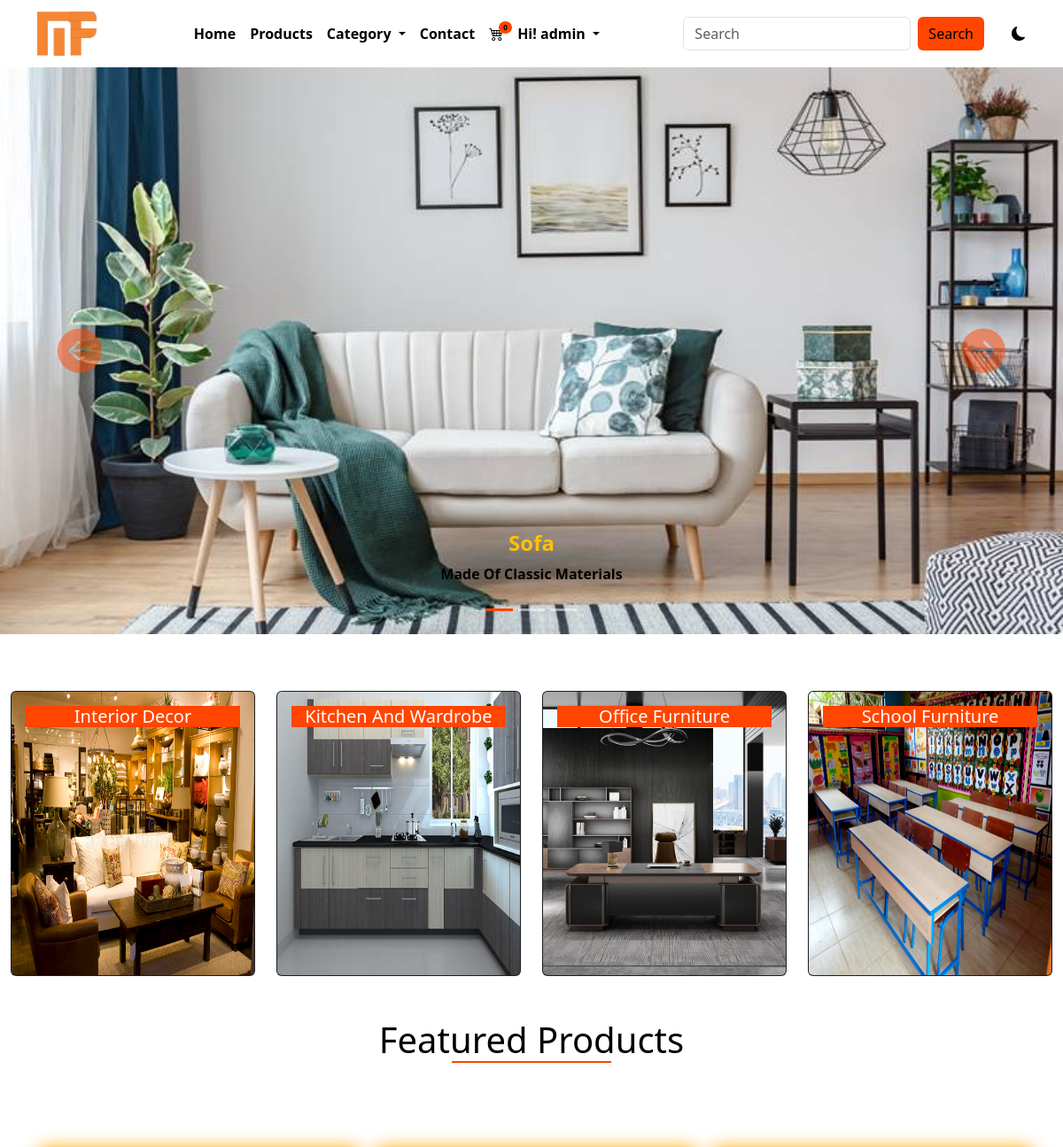
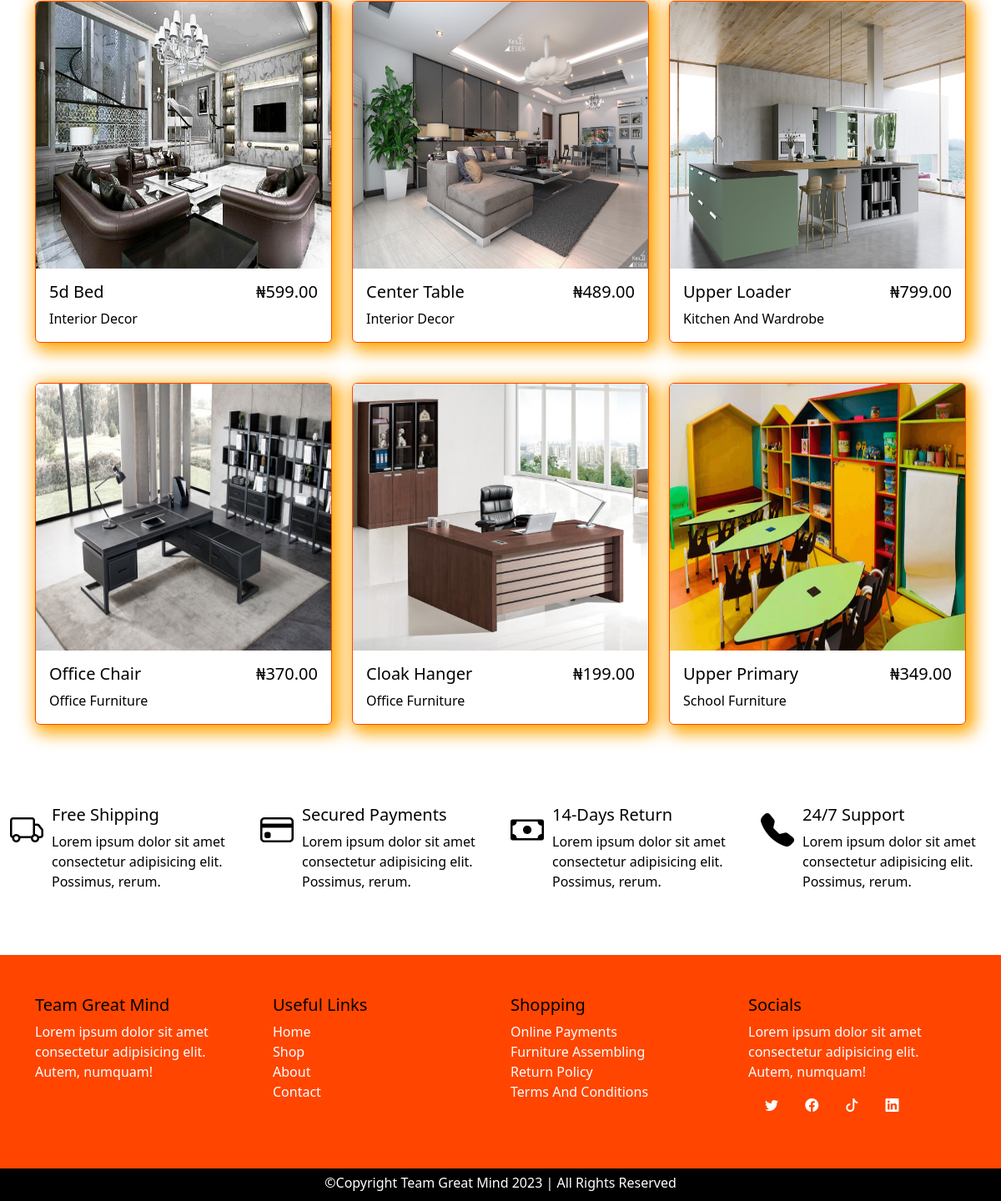
The app's page / (signed in) with its own data (2 pictures, top to bottom).
### main/models.py (models this page shows, shortened)
class AppInfo(models.Model):
    appname = models.CharField(max_length=50)
    logo = models.ImageField(upload_to='logo')
    carousel1 = models.ImageField(upload_to='carousel')
    carousel2 = models.ImageField(upload_to='carousel')
    carousel3 = models.ImageField(upload_to='carousel')
    banner = models.ImageField(upload_to='banner')
    copyright = models.IntegerField()

class Category(models.Model):
    name = models.CharField(max_length=50)
    slug = models.SlugField(unique=True)
    img = models.ImageField(upload_to='catimg')
    def __str__(self):
        return self.name

class Product(models.Model):
    category = models.ForeignKey(Category, on_delete=models.CASCADE)
    name = models.CharField(max_length=50)
    slug = models.SlugField(unique=True)
    pix = models.ImageField(upload_to='pix')
    price = models.DecimalField(max_digits=5, decimal_places=2)
    discount_price = models.DecimalField(max_digits=5, decimal_places=2, blank=True, null=True)
    description = models.TextField()
    featured = models.BooleanField(default=False)
    uploaded = models.DateField(auto_now=True)
    edited = models.DateField(auto_now_add=True)

### main/views.py (the view)
# urls.py: path('', views.homepage, name='home'),
def homepage(request):
    fdog = Category.objects.all()
    featured = Product.objects.filter(featured=True)
    context = {
        'fdog':fdog,
        'featured':featured,
    }
    return render(request, 'index.html', context)

### main/context_processor.py (called while the page is built)
def dropdown(request):
    info = AppInfo.objects.get(pk=1)
    fdog = Category.objects.all()
    context = {
        'info':info,
        'fdog':fdog,
    }
    return context

def cartcount(request):
    count = Cart.objects.filter(user__username = request.user.username, paid=False)
    itemcount = 0
    for item in count:
        itemcount += item.quantity
    context = {
        'itemcount':itemcount
    }
    return context

### main/templates/index.html (shortened to what this page needs)
{% extends 'base.html' %}
{% block header %} {% include 'header.html' %} {% endblock header %}
{% block carousel %} {% include 'carousel.html' %} {% endblock carousel %}
{% block content %}
<div class="container-fluid">
    <div class="row mt-5 mb-5">
      {% for item in fdog %}
        <div class="col-12 col-md-3 mt-3">
          <div class="card text-bg-dark fcat">
              <a href="{% url 'category' item.id item.slug %}">
                <img src="{{item.img.url}}" class="card-img" alt="...">
                <div class="card-img-overlay">
                  <h5 class="card-title text-capitalize text-center text-white">{{item.name}}</h5>
                </div>
              </a>
          </div>
        </div>
      {% endfor %}
    </div>
</div>
<div class="container">
  <h1 class="title">featured products</h1>
  <div class="row mt-5 mb-5">
    {% for product in featured %}
      <div class="col-12 col-md-4 mt-5 fprod">
        <div class="card">
          <a href="{% url 'detail' product.id product.slug %}"><img src="{{product.pix.url}}" class="card-img-top" alt="..."></a>
          <div class="card-body">
            <div class="row">
              <div class="col-8">
                <h5 class="card-title">{{product.name|title}}</h5>
                <p class="card-text">{{product.category|title}}</p>
              </div>
              <div class="col-4">
                <h5 class="card-title float-end">₦{{product.price}}</h5>
              </div>
            </div>
          </div>
        </div>
      </div>
    {% endfor %}
  </div>
</div>
<div class="container-fluid ship">
  <div class="row">
    <div class="col-12 col-md-3">
      <div class="row">
        <div class="col-2">
          <i class="bi bi-truck"></i>
        </div>
        <div class="col-10">
          <h5 class="text-capitalize">free shipping</h5>
          <p>Lorem ipsum dolor sit amet consectetur adipisicing elit. Possimus, rerum.</p>
        </div>
      </div>
    </div>
    <div class="col-12 col-md-3">
      <div class="row">
        <div class="col-2">
          <i class="bi bi-credit-card"></i>
        </div>
        <div class="col-10">
          <h5 class="text-capitalize">secured payments</h5>
          <p>Lorem ipsum dolor sit amet consectetur adipisicing elit. Possimus, rerum.</p>
        </div>
      </div>
    </div>
    <div class="col-12 col-md-3">
      <div class="row">
        <div class="col-2">
          <i class="bi bi-cash"></i>
        </div>
        <div class="col-10">
          <h5 class="text-capitalize">14-days return</h5>
          <p>Lorem ipsum dolor sit amet consectetur adipisicing elit. Possimus, rerum.</p>
        </div>
      </div>
    </div>
    <div class="col-12 col-md-3">
      <div class="row">
        <div class="col-2">
          <i class="bi bi-telephone-fill"></i>
        </div>
        <div class="col-10">
          <h5 class="text-capitalize">24/7 support</h5>
          <p>Lorem ipsum dolor sit amet consectetur adipisicing elit. Possimus, rerum.</p>
        </div>
      </div>
    </div>
  </div>
</div>
{% endblock content %}
{% block footer %} {% include 'footer.html' %} {% endblock footer %}

### main/templates/header.html (shortened to what this page needs)
<nav class="navbar navbar-expand-lg">
    <div class="container">
        <a class="navbar-brand" href="#"><img src="{{info.logo.url}}" alt="" style="height: 50px;"></a>
        <div class="collapse navbar-collapse" id="navbarSupportedContent">
        <ul class="navbar-nav mx-auto mb-2 mb-lg-0">
            {% if user.is_authenticated %}
            <li class="nav-item">
                <a class="nav-link" aria-current="page" href="{% url 'home' %}">Home</a>
            </li>
            <li class="nav-item">
                <a class="nav-link" href="{% url 'products' %}">Products</a>
            </li>
            <li class="nav-item dropdown">
                <a class="nav-link dropdown-toggle" href="#" role="button" data-bs-toggle="dropdown" aria-expanded="false">
                    Category
                </a>
            </li>
            <li class="nav-item">
                <a class="nav-link" href="{% url 'contact' %}">Contact</a>
            </li>
            <li class="nav-item">
                <a class="nav-link" href="{% url 'cart' %}">
                    <div class="wrapper">
                        <i class="bi bi-cart4"></i>
                        <span class="badge">{{itemcount}}</span>
                    </div>
                </a>
            </li>
            <li class="nav-item dropdown">
                <a class="nav-link dropdown-toggle" href="#" role="button" data-bs-toggle="dropdown" aria-expanded="false">
                    <span>Hi! {{user.username}}</span>
                </a>
            </li>
            {% endif %}
        </ul>
        <form class="d-flex search" role="search" action="{% url 'search' %}" method="POST">
            <input class="form-control me-2" name="search" type="search" placeholder="Search" aria-label="Search">
            <button class="btn btn-outline-success" type="submit">Search</button>
        </form>
        <div class="samson">
          <i class="bi bi-moon-fill"></i>
        </div>
        </div>
    </div>
</nav>

### main/templates/carousel.html (shortened to what this page needs)
<div id="carouselExampleCaptions" class="carousel slide">
    <div class="carousel-indicators">
      <button type="button" data-bs-target="#carouselExampleCaptions" data-bs-slide-to="0" class="active" aria-current="true" aria-label="Slide 1"></button>
      <button type="button" data-bs-target="#carouselExampleCaptions" data-bs-slide-to="1" aria-label="Slide 2"></button>
      <button type="button" data-bs-target="#carouselExampleCaptions" data-bs-slide-to="2" aria-label="Slide 3"></button>
    </div>
    <div class="carousel-inner">
      <div class="carousel-item active">
        <img src="{{info.carousel1.url}}" class="d-block w-100" alt="...">
        <div class="carousel-caption d-none d-md-block">
          <h5 class="text-capitalize text-warning fw-bold fs-4">sofa</h5>
          <p class="text-capitalize text-black fw-bold">made of classic materials</p>
        </div>
      </div>
    </div>
    <button class="carousel-control-prev" type="button" data-bs-target="#carouselExampleCaptions" data-bs-slide="prev">
      <span class="" aria-hidden="true"><i class="bi bi-arrow-left-circle-fill"></i></span>
    </button>
    <button class="carousel-control-next" type="button" data-bs-target="#carouselExampleCaptions" data-bs-slide="next">
      <span class="" aria-hidden="true"><i class="bi bi-arrow-right-circle-fill"></i></span>
    </button>
  </div>

### main/static/css/style.css (style rules this page uses)
* { padding: 0%; margin: 0%; box-sizing: border-box; }
.samson { margin-left: 3%; cursor: pointer; }
:root { --bg: white; --icon: black; --text: black; }
body { background: var(--bg) !important; color: var(--text) !important; overflow: hidden; }
.navbar { background: var(--bg) !important; }
.navbar-nav a { color: var(--text); font-weight: 600; }
.wrapper { position: relative; }
.wrapper span { position: absolute; background-color: orangered; right: -10px; top: -2px; font-size: 8px; border-radius: 50%; color: black; }
.search button { background-color: orangered; border: none; color: black; font-weight: 500; }
.carousel-item img { height: 80vh; }
.carousel-control-prev i { font-size: 50px; color: orangered; }
.carousel-control-next i { font-size: 50px; color: orangered; }
.carousel-indicators .active { background-color: orangered !important; }
.fcat { transition: 0.5s; }
.fcat h5 { background-color: orangered; }
.card-img { height: 40vh; }
.title { text-transform: capitalize; text-align: center; }
.title::after { content: ''; display: block; width: 180px; height: 2px; background-color: orangered; margin-left: auto; margin-right: auto; }
.fprod .card { border: 1px solid orangered; box-shadow: 5px 5px 20px 5px orange; transition: 1s; color: var(--card); }
.fprod .card img { height: 40vh; }
.ship { margin-top: 8%; margin-bottom: 5%; }
.ship i { font-size: 40px; }

### records on screen
AppInfo: logo (picture), carousel1 (picture)
Category: img (picture), name "Interior Decor"
Category: img (picture), name "Kitchen And Wardrobe"
Category: img (picture), name "Office Furniture"
Category: img (picture), name "School Furniture"
Product: pix (picture), name "5d Bed", category "Interior Decor", price "599.00"
Product: pix (picture), name "Center Table", category "Interior Decor", price "489.00"
Product: pix (picture), name "Upper Loader", category "Kitchen And Wardrobe", price "799.00"
Product: pix (picture), name "Office Chair", category "Office Furniture", price "370.00"
Product: pix (picture), name "Cloak Hanger", category "Office Furniture", price "199.00"
Product: pix (picture), name "Upper Primary", category "School Furniture", price "349.00"

### other values on screen
{{ itemcount }} "0"
{{ user.username }} "admin"
